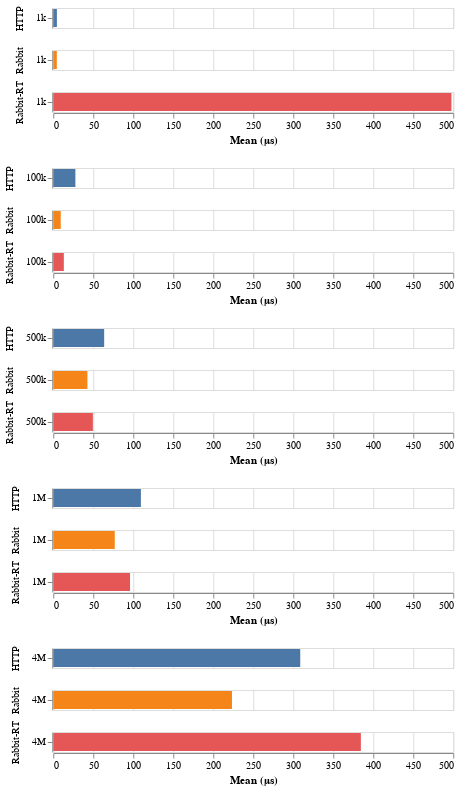

Here is the notebook cell this chart was saved with:
### Code cell
def create_chart_for_msg_size(messageSize):
    return base.mark_bar().transform_filter(
        alt.datum.MessageSize == messageSize
    ).encode(
        x=alt.X('Mean:Q', title='Mean (\u03BCs)'),
        y=alt.Y('MessageSize:O', title=None).axis(format='.0s'),
        color=alt.Color('Method:N',title=None, legend=None),
        row=alt.Row('Method:N', title=None),
    )


charts = [create_chart_for_msg_size(messageSize) for messageSize in messageSizes]
alt.vconcat(*charts, center=True).resolve_scale(x='shared').resolve_axis(x='shared', y='shared')

### Figure 1 — Vega-Lite specification as saved in the notebook (floating-point values rounded to 4 significant figures)
{"config": {"view": {"continuousWidth": 300, "continuousHeight": 300}}, "vconcat": [{"mark": {"type": "bar"}, "encoding": {"color": {"field": "Method", "legend": null, "title": null, "type": "nominal"}, "row": {"field": "Method", "title": null, "type": "nominal"}, "x": {"field": "Mean", "title": "Mean (μs)", "type": "quantitative"}, "y": {"axis": {"format": ".0s"}, "field": "MessageSize", "title": null, "type": "ordinal"}}, "transform": [{"calculate": "datum.MessageSize / 1024", "as": "MessageSizeKB"}, {"filter": "(datum.MessageSize === 1024)"}], "width": 400}, {"mark": {"type": "bar"}, "encoding": {"color": {"field": "Method", "legend": null, "title": null, "type": "nominal"}, "row": {"field": "Method", "title": null, "type": "nominal"}, "x": {"field": "Mean", "title": "Mean (μs)", "type": "quantitative"}, "y": {"axis": {"format": ".0s"}, "field": "MessageSize", "title": null, "type": "ordinal"}}, "transform": [{"calculate": "datum.MessageSize / 1024", "as": "MessageSizeKB"}, {"filter": "(datum.MessageSize === 102400)"}], "width": 400}, {"mark": {"type": "bar"}, "encoding": {"color": {"field": "Method", "legend": null, "title": null, "type": "nominal"}, "row": {"field": "Method", "title": null, "type": "nominal"}, "x": {"field": "Mean", "title": "Mean (μs)", "type": "quantitative"}, "y": {"axis": {"format": ".0s"}, "field": "MessageSize", "title": null, "type": "ordinal"}}, "transform": [{"calculate": "datum.MessageSize / 1024", "as": "MessageSizeKB"}, {"filter": "(datum.MessageSize === 524288)"}], "width": 400}, {"mark": {"type": "bar"}, "encoding": {"color": {"field": "Method", "legend": null, "title": null, "type": "nominal"}, "row": {"field": "Method", "title": null, "type": "nominal"}, "x": {"field": "Mean", "title": "Mean (μs)", "type": "quantitative"}, "y": {"axis": {"format": ".0s"}, "field": "MessageSize", "title": null, "type": "ordinal"}}, "transform": [{"calculate": "datum.MessageSize / 1024", "as": "MessageSizeKB"}, {"filter": "(datum.MessageSize === 1048576)"}], "width": 400}, {"mark": {"type": "bar"}, "encoding": {"color": {"field": "Method", "legend": null, "title": null, "type": "nominal"}, "row": {"field": "Method", "title": null, "type": "nominal"}, "x": {"field": "Mean", "title": "Mean (μs)", "type": "quantitative"}, "y": {"axis": {"format": ".0s"}, "field": "MessageSize", "title": null, "type": "ordinal"}}, "transform": [{"calculate": "datum.MessageSize / 1024", "as": "MessageSizeKB"}, {"filter": "(datum.MessageSize === 4194304)"}], "width": 400}], "center": true, "data": {"name": "data-77ae63c47fda52d4c8c3b7655790f85a"}, "resolve": {"axis": {"x": "shared", "y": "shared"}, "scale": {"x": "shared"}}, "$schema": "https://vega.github.io/schema/vega-lite/v5.17.0.json", "datasets": {"data-77ae63c47fda52d4c8c3b7655790f85a": [{"Method": "HTTP", "Job": "DefaultJob", "AnalyzeLaunchVariance": false, "EvaluateOverhead": "Default", "MaxAbsoluteError": "Default", "MaxRelativeError": "Default", "MinInvokeCount": "Default", "MinIterationTime": "Default", "OutlierMode": "Default", "Affinity": 11111111111111111111, "EnvironmentVariables": "Empty", "Jit": "RyuJit", "LargeAddressAware": "Default", "Platform": "X64", "PowerPlanMode": "8c5e7fda-e8bf-4a96-9a85-a6e23a8c635c", "Runtime": ".NET 8.0", "AllowVeryLargeObjects": false, "Concurrent": true, "CpuGroups": false, "Force": true, "HeapAffinitizeMask": "Default", "HeapCount": "Default", "NoAffinitize": false, "RetainVm": false, "Server": false, "Arguments": "Default", "BuildConfiguration": "Default", "Clock": "Default", "EngineFactory": "Default", "NuGetReferences": "Default", "Toolchain": "Default", "IsMutator": "Default", "InvocationCount": "Default", "IterationCount": "Default", "IterationTime": "Default", "LaunchCount": "Default", "MaxIterationCount": "Default", "MaxWarmupIterationCount": "Default", "MemoryRandomization": "Default", "MinIterationCount": "Default", "MinWarmupIterationCount": "Default", "RunStrategy": "Default", "UnrollFactor": 16, "WarmupCount": "Default", "MessageSize": 1024, "Mean": "4.562", "Error": "0.0908", "StdDev": "0.0849", "Min": "4.417", "Max": "4.705", "Median": "4.577", "Ratio": 1.0, "RatioSD": 0.0}, {"Method": "Rabbit", "Job": "DefaultJob", "AnalyzeLaunchVariance": false, "EvaluateOverhead": "Default", "MaxAbsoluteError": "Default", "MaxRelativeError": "Default", "MinInvokeCount": "Default", "MinIterationTime": "Default", "OutlierMode": "Default", "Affinity": 11111111111111111111, "EnvironmentVariables": "Empty", "Jit": "RyuJit", "LargeAddressAware": "Default", "Platform": "X64", "PowerPlanMode": "8c5e7fda-e8bf-4a96-9a85-a6e23a8c635c", "Runtime": ".NET 8.0", "AllowVeryLargeObjects": false, "Concurrent": true, "CpuGroups": false, "Force": true, "HeapAffinitizeMask": "Default", "HeapCount": "Default", "NoAffinitize": false, "RetainVm": false, "Server": false, "Arguments": "Default", "BuildConfiguration": "Default", "Clock": "Default", "EngineFactory": "Default", "NuGetReferences": "Default", "Toolchain": "Default", "IsMutator": "Default", "InvocationCount": "Default", "IterationCount": "Default", "IterationTime": "Default", "LaunchCount": "Default", "MaxIterationCount": "Default", "MaxWarmupIterationCount": "Default", "MemoryRandomization": "Default", "MinIterationCount": "Default", "MinWarmupIterationCount": "Default", "RunStrategy": "Default", "UnrollFactor": 16, "WarmupCount": "Default", "MessageSize": 1024, "Mean": "4.459", "Error": "0.0865", "StdDev": "0.1030", "Min": "4.273", "Max": "4.617", "Median": "4.484", "Ratio": 0.97, "RatioSD": 0.03}, {"Method": "Rabbit-RT", "Job": "DefaultJob", "AnalyzeLaunchVariance": false, "EvaluateOverhead": "Default", "MaxAbsoluteError": "Default", "MaxRelativeError": "Default", "MinInvokeCount": "Default", "MinIterationTime": "Default", "OutlierMode": "Default", "Affinity": 11111111111111111111, "EnvironmentVariables": "Empty", "Jit": "RyuJit", "LargeAddressAware": "Default", "Platform": "X64", "PowerPlanMode": "8c5e7fda-e8bf-4a96-9a85-a6e23a8c635c", "Runtime": ".NET 8.0", "AllowVeryLargeObjects": false, "Concurrent": true, "CpuGroups": false, "Force": true, "HeapAffinitizeMask": "Default", "HeapCount": "Default", "NoAffinitize": false, "RetainVm": false, "Server": false, "Arguments": "Default", "BuildConfiguration": "Default", "Clock": "Default", "EngineFactory": "Default", "NuGetReferences": "Default", "Toolchain": "Default", "IsMutator": "Default", "InvocationCount": "Default", "IterationCount": "Default", "IterationTime": "Default", "LaunchCount": "Default", "MaxIterationCount": "Default", "MaxWarmupIterationCount": "Default", "MemoryRandomization": "Default", "MinIterationCount": "Default", "MinWarmupIterationCount": "Default", "RunStrategy": "Default", "UnrollFactor": 16, "WarmupCount": "Default", "MessageSize": 1024, "Mean": "497.748", "Error": "5.6553", "StdDev": "5.0133", "Min": "480.357", "Max": "499.472", "Median": "499.147", "Ratio": 109.2, "RatioSD": 2.64}, {"Method": "HTTP", "Job": "DefaultJob", "AnalyzeLaunchVariance": false, "EvaluateOverhead": "Default", "MaxAbsoluteError": "Default", "MaxRelativeError": "Default", "MinInvokeCount": "Default", "MinIterationTime": "Default", "OutlierMode": "Default", "Affinity": 11111111111111111111, "EnvironmentVariables": "Empty", "Jit": "RyuJit", "LargeAddressAware": "Default", "Platform": "X64", "PowerPlanMode": "8c5e7fda-e8bf-4a96-9a85-a6e23a8c635c", "Runtime": ".NET 8.0", "AllowVeryLargeObjects": false, "Concurrent": true, "CpuGroups": false, "Force": true, "HeapAffinitizeMask": "Default", "HeapCount": "Default", "NoAffinitize": false, "RetainVm": false, "Server": false, "Arguments": "Default", "BuildConfiguration": "Default", "Clock": "Default", "EngineFactory": "Default", "NuGetReferences": "Default", "Toolchain": "Default", "IsMutator": "Default", "InvocationCount": "Default", "IterationCount": "Default", "IterationTime": "Default", "LaunchCount": "Default", "MaxIterationCount": "Default", "MaxWarmupIterationCount": "Default", "MemoryRandomization": "Default", "MinIterationCount": "Default", "MinWarmupIterationCount": "Default", "RunStrategy": "Default", "UnrollFactor": 16, "WarmupCount": "Default", "MessageSize": 102400, "Mean": "27.692", "Error": "1.9728", "StdDev": "5.8168", "Min": "16.060", "Max": "40.116", "Median": "27.871", "Ratio": 1.0, "RatioSD": 0.0}, {"Method": "Rabbit", "Job": "DefaultJob", "AnalyzeLaunchVariance": false, "EvaluateOverhead": "Default", "MaxAbsoluteError": "Default", "MaxRelativeError": "Default", "MinInvokeCount": "Default", "MinIterationTime": "Default", "OutlierMode": "Default", "Affinity": 11111111111111111111, "EnvironmentVariables": "Empty", "Jit": "RyuJit", "LargeAddressAware": "Default", "Platform": "X64", "PowerPlanMode": "8c5e7fda-e8bf-4a96-9a85-a6e23a8c635c", "Runtime": ".NET 8.0", "AllowVeryLargeObjects": false, "Concurrent": true, "CpuGroups": false, "Force": true, "HeapAffinitizeMask": "Default", "HeapCount": "Default", "NoAffinitize": false, "RetainVm": false, "Server": false, "Arguments": "Default", "BuildConfiguration": "Default", "Clock": "Default", "EngineFactory": "Default", "NuGetReferences": "Default", "Toolchain": "Default", "IsMutator": "Default", "InvocationCount": "Default", "IterationCount": "Default", "IterationTime": "Default", "LaunchCount": "Default", "MaxIterationCount": "Default", "MaxWarmupIterationCount": "Default", "MemoryRandomization": "Default", "MinIterationCount": "Default", "MinWarmupIterationCount": "Default", "RunStrategy": "Default", "UnrollFactor": 16, "WarmupCount": "Default", "MessageSize": 102400, "Mean": "9.341", "Error": "0.3256", "StdDev": "0.9499", "Min": "7.607", "Max": "11.703", "Median": "9.178", "Ratio": 0.35, "RatioSD": 0.1}, {"Method": "Rabbit-RT", "Job": "DefaultJob", "AnalyzeLaunchVariance": false, "EvaluateOverhead": "Default", "MaxAbsoluteError": "Default", "MaxRelativeError": "Default", "MinInvokeCount": "Default", "MinIterationTime": "Default", "OutlierMode": "Default", "Affinity": 11111111111111111111, "EnvironmentVariables": "Empty", "Jit": "RyuJit", "LargeAddressAware": "Default", "Platform": "X64", "PowerPlanMode": "8c5e7fda-e8bf-4a96-9a85-a6e23a8c635c", "Runtime": ".NET 8.0", "AllowVeryLargeObjects": false, "Concurrent": true, "CpuGroups": false, "Force": true, "HeapAffinitizeMask": "Default", "HeapCount": "Default", "NoAffinitize": false, "RetainVm": false, "Server": false, "Arguments": "Default", "BuildConfiguration": "Default", "Clock": "Default", "EngineFactory": "Default", "NuGetReferences": "Default", "Toolchain": "Default", "IsMutator": "Default", "InvocationCount": "Default", "IterationCount": "Default", "IterationTime": "Default", "LaunchCount": "Default", "MaxIterationCount": "Default", "MaxWarmupIterationCount": "Default", "MemoryRandomization": "Default", "MinIterationCount": "Default", "MinWarmupIterationCount": "Default", "RunStrategy": "Default", "UnrollFactor": 16, "WarmupCount": "Default", "MessageSize": 102400, "Mean": "13.222", "Error": "0.2617", "StdDev": "0.5800", "Min": "12.058", "Max": "14.683", "Median": "13.177", "Ratio": 0.51, "RatioSD": 0.11}, {"Method": "HTTP", "Job": "DefaultJob", "AnalyzeLaunchVariance": false, "EvaluateOverhead": "Default", "MaxAbsoluteError": "Default", "MaxRelativeError": "Default", "MinInvokeCount": "Default", "MinIterationTime": "Default", "OutlierMode": "Default", "Affinity": 11111111111111111111, "EnvironmentVariables": "Empty", "Jit": "RyuJit", "LargeAddressAware": "Default", "Platform": "X64", "PowerPlanMode": "8c5e7fda-e8bf-4a96-9a85-a6e23a8c635c", "Runtime": ".NET 8.0", "AllowVeryLargeObjects": false, "Concurrent": true, "CpuGroups": false, "Force": true, "HeapAffinitizeMask": "Default", "HeapCount": "Default", "NoAffinitize": false, "RetainVm": false, "Server": false, "Arguments": "Default", "BuildConfiguration": "Default", "Clock": "Default", "EngineFactory": "Default", "NuGetReferences": "Default", "Toolchain": "Default", "IsMutator": "Default", "InvocationCount": "Default", "IterationCount": "Default", "IterationTime": "Default", "LaunchCount": "Default", "MaxIterationCount": "Default", "MaxWarmupIterationCount": "Default", "MemoryRandomization": "Default", "MinIterationCount": "Default", "MinWarmupIterationCount": "Default", "RunStrategy": "Default", "UnrollFactor": 16, "WarmupCount": "Default", "MessageSize": 524288, "Mean": "63.652", "Error": "2.7262", "StdDev": "7.8657", "Min": "47.678", "Max": "82.814", "Median": "63.766", "Ratio": 1.0, "RatioSD": 0.0}, {"Method": "Rabbit", "Job": "DefaultJob", "AnalyzeLaunchVariance": false, "EvaluateOverhead": "Default", "MaxAbsoluteError": "Default", "MaxRelativeError": "Default", "MinInvokeCount": "Default", "MinIterationTime": "Default", "OutlierMode": "Default", "Affinity": 11111111111111111111, "EnvironmentVariables": "Empty", "Jit": "RyuJit", "LargeAddressAware": "Default", "Platform": "X64", "PowerPlanMode": "8c5e7fda-e8bf-4a96-9a85-a6e23a8c635c", "Runtime": ".NET 8.0", "AllowVeryLargeObjects": false, "Concurrent": true, "CpuGroups": false, "Force": true, "HeapAffinitizeMask": "Default", "HeapCount": "Default", "NoAffinitize": false, "RetainVm": false, "Server": false, "Arguments": "Default", "BuildConfiguration": "Default", "Clock": "Default", "EngineFactory": "Default", "NuGetReferences": "Default", "Toolchain": "Default", "IsMutator": "Default", "InvocationCount": "Default", "IterationCount": "Default", "IterationTime": "Default", "LaunchCount": "Default", "MaxIterationCount": "Default", "MaxWarmupIterationCount": "Default", "MemoryRandomization": "Default", "MinIterationCount": "Default", "MinWarmupIterationCount": "Default", "RunStrategy": "Default", "UnrollFactor": 16, "WarmupCount": "Default", "MessageSize": 524288, "Mean": "42.717", "Error": "2.2626", "StdDev": "6.6713", "Min": "29.521", "Max": "58.846", "Median": "42.714", "Ratio": 0.68, "RatioSD": 0.13}, {"Method": "Rabbit-RT", "Job": "DefaultJob", "AnalyzeLaunchVariance": false, "EvaluateOverhead": "Default", "MaxAbsoluteError": "Default", "MaxRelativeError": "Default", "MinInvokeCount": "Default", "MinIterationTime": "Default", "OutlierMode": "Default", "Affinity": 11111111111111111111, "EnvironmentVariables": "Empty", "Jit": "RyuJit", "LargeAddressAware": "Default", "Platform": "X64", "PowerPlanMode": "8c5e7fda-e8bf-4a96-9a85-a6e23a8c635c", "Runtime": ".NET 8.0", "AllowVeryLargeObjects": false, "Concurrent": true, "CpuGroups": false, "Force": true, "HeapAffinitizeMask": "Default", "HeapCount": "Default", "NoAffinitize": false, "RetainVm": false, "Server": false, "Arguments": "Default", "BuildConfiguration": "Default", "Clock": "Default", "EngineFactory": "Default", "NuGetReferences": "Default", "Toolchain": "Default", "IsMutator": "Default", "InvocationCount": "Default", "IterationCount": "Default", "IterationTime": "Default", "LaunchCount": "Default", "MaxIterationCount": "Default", "MaxWarmupIterationCount": "Default", "MemoryRandomization": "Default", "MinIterationCount": "Default", "MinWarmupIterationCount": "Default", "RunStrategy": "Default", "UnrollFactor": 16, "WarmupCount": "Default", "MessageSize": 524288, "Mean": "49.532", "Error": "0.9608", "StdDev": "1.3469", "Min": "46.138", "Max": "51.998", "Median": "49.858", "Ratio": 0.82, "RatioSD": 0.1}, {"Method": "HTTP", "Job": "DefaultJob", "AnalyzeLaunchVariance": false, "EvaluateOverhead": "Default", "MaxAbsoluteError": "Default", "MaxRelativeError": "Default", "MinInvokeCount": "Default", "MinIterationTime": "Default", "OutlierMode": "Default", "Affinity": 11111111111111111111, "EnvironmentVariables": "Empty", "Jit": "RyuJit", "LargeAddressAware": "Default", "Platform": "X64", "PowerPlanMode": "8c5e7fda-e8bf-4a96-9a85-a6e23a8c635c", "Runtime": ".NET 8.0", "AllowVeryLargeObjects": false, "Concurrent": true, "CpuGroups": false, "Force": true, "HeapAffinitizeMask": "Default", "HeapCount": "Default", "NoAffinitize": false, "RetainVm": false, "Server": false, "Arguments": "Default", "BuildConfiguration": "Default", "Clock": "Default", "EngineFactory": "Default", "NuGetReferences": "Default", "Toolchain": "Default", "IsMutator": "Default", "InvocationCount": "Default", "IterationCount": "Default", "IterationTime": "Default", "LaunchCount": "Default", "MaxIterationCount": "Default", "MaxWarmupIterationCount": "Default", "MemoryRandomization": "Default", "MinIterationCount": "Default", "MinWarmupIterationCount": "Default", "RunStrategy": "Default", "UnrollFactor": 16, "WarmupCount": "Default", "MessageSize": 1048576, "Mean": "109.564", "Error": "4.2685", "StdDev": "12.4513", "Min": "86.581", "Max": "145.882", "Median": "106.839", "Ratio": 1.0, "RatioSD": 0.0}, {"Method": "Rabbit", "Job": "DefaultJob", "AnalyzeLaunchVariance": false, "EvaluateOverhead": "Default", "MaxAbsoluteError": "Default", "MaxRelativeError": "Default", "MinInvokeCount": "Default", "MinIterationTime": "Default", "OutlierMode": "Default", "Affinity": 11111111111111111111, "EnvironmentVariables": "Empty", "Jit": "RyuJit", "LargeAddressAware": "Default", "Platform": "X64", "PowerPlanMode": "8c5e7fda-e8bf-4a96-9a85-a6e23a8c635c", "Runtime": ".NET 8.0", "AllowVeryLargeObjects": false, "Concurrent": true, "CpuGroups": false, "Force": true, "HeapAffinitizeMask": "Default", "HeapCount": "Default", "NoAffinitize": false, "RetainVm": false, "Server": false, "Arguments": "Default", "BuildConfiguration": "Default", "Clock": "Default", "EngineFactory": "Default", "NuGetReferences": "Default", "Toolchain": "Default", "IsMutator": "Default", "InvocationCount": "Default", "IterationCount": "Default", "IterationTime": "Default", "LaunchCount": "Default", "MaxIterationCount": "Default", "MaxWarmupIterationCount": "Default", "MemoryRandomization": "Default", "MinIterationCount": "Default", "MinWarmupIterationCount": "Default", "RunStrategy": "Default", "UnrollFactor": 16, "WarmupCount": "Default", "MessageSize": 1048576, "Mean": "76.891", "Error": "3.5623", "StdDev": "10.5034", "Min": "44.987", "Max": "101.431", "Median": "76.504", "Ratio": 0.71, "RatioSD": 0.13}, {"Method": "Rabbit-RT", "Job": "DefaultJob", "AnalyzeLaunchVariance": false, "EvaluateOverhead": "Default", "MaxAbsoluteError": "Default", "MaxRelativeError": "Default", "MinInvokeCount": "Default", "MinIterationTime": "Default", "OutlierMode": "Default", "Affinity": 11111111111111111111, "EnvironmentVariables": "Empty", "Jit": "RyuJit", "LargeAddressAware": "Default", "Platform": "X64", "PowerPlanMode": "8c5e7fda-e8bf-4a96-9a85-a6e23a8c635c", "Runtime": ".NET 8.0", "AllowVeryLargeObjects": false, "Concurrent": true, "CpuGroups": false, "Force": true, "HeapAffinitizeMask": "Default", "HeapCount": "Default", "NoAffinitize": false, "RetainVm": false, "Server": false, "Arguments": "Default", "BuildConfiguration": "Default", "Clock": "Default", "EngineFactory": "Default", "NuGetReferences": "Default", "Toolchain": "Default", "IsMutator": "Default", "InvocationCount": "Default", "IterationCount": "Default", "IterationTime": "Default", "LaunchCount": "Default", "MaxIterationCount": "Default", "MaxWarmupIterationCount": "Default", "MemoryRandomization": "Default", "MinIterationCount": "Default", "MinWarmupIterationCount": "Default", "RunStrategy": "Default", "UnrollFactor": 16, "WarmupCount": "Default", "MessageSize": 1048576, "Mean": "95.996", "Error": "1.8979", "StdDev": "2.5336", "Min": "92.416", "Max": "101.366", "Median": "95.249", "Ratio": 0.9, "RatioSD": 0.1}, {"Method": "HTTP", "Job": "DefaultJob", "AnalyzeLaunchVariance": false, "EvaluateOverhead": "Default", "MaxAbsoluteError": "Default", "MaxRelativeError": "Default", "MinInvokeCount": "Default", "MinIterationTime": "Default", "OutlierMode": "Default", "Affinity": 11111111111111111111, "EnvironmentVariables": "Empty", "Jit": "RyuJit", "LargeAddressAware": "Default", "Platform": "X64", "PowerPlanMode": "8c5e7fda-e8bf-4a96-9a85-a6e23a8c635c", "Runtime": ".NET 8.0", "AllowVeryLargeObjects": false, "Concurrent": true, "CpuGroups": false, "Force": true, "HeapAffinitizeMask": "Default", "HeapCount": "Default", "NoAffinitize": false, "RetainVm": false, "Server": false, "Arguments": "Default", "BuildConfiguration": "Default", "Clock": "Default", "EngineFactory": "Default", "NuGetReferences": "Default", "Toolchain": "Default", "IsMutator": "Default", "InvocationCount": "Default", "IterationCount": "Default", "IterationTime": "Default", "LaunchCount": "Default", "MaxIterationCount": "Default", "MaxWarmupIterationCount": "Default", "MemoryRandomization": "Default", "MinIterationCount": "Default", "MinWarmupIterationCount": "Default", "RunStrategy": "Default", "UnrollFactor": 16, "WarmupCount": "Default", "MessageSize": 4194304, "Mean": "308.745", "Error": "8.1529", "StdDev": "24.0389", "Min": "261.737", "Max": "369.746", "Median": "306.484", "Ratio": 1.0, "RatioSD": 0.0}, {"Method": "Rabbit", "Job": "DefaultJob", "AnalyzeLaunchVariance": false, "EvaluateOverhead": "Default", "MaxAbsoluteError": "Default", "MaxRelativeError": "Default", "MinInvokeCount": "Default", "MinIterationTime": "Default", "OutlierMode": "Default", "Affinity": 11111111111111111111, "EnvironmentVariables": "Empty", "Jit": "RyuJit", "LargeAddressAware": "Default", "Platform": "X64", "PowerPlanMode": "8c5e7fda-e8bf-4a96-9a85-a6e23a8c635c", "Runtime": ".NET 8.0", "AllowVeryLargeObjects": false, "Concurrent": true, "CpuGroups": false, "Force": true, "HeapAffinitizeMask": "Default", "HeapCount": "Default", "NoAffinitize": false, "RetainVm": false, "Server": false, "Arguments": "Default", "BuildConfiguration": "Default", "Clock": "Default", "EngineFactory": "Default", "NuGetReferences": "Default", "Toolchain": "Default", "IsMutator": "Default", "InvocationCount": "Default", "IterationCount": "Default", "IterationTime": "Default", "LaunchCount": "Default", "MaxIterationCount": "Default", "MaxWarmupIterationCount": "Default", "MemoryRandomization": "Default", "MinIterationCount": "Default", "MinWarmupIterationCount": "Default", "RunStrategy": "Default", "UnrollFactor": 16, "WarmupCount": "Default", "MessageSize": 4194304, "Mean": "223.394", "Error": "8.7457", "StdDev": "25.5118", "Min": "174.962", "Max": "288.236", "Median": "219.136", "Ratio": 0.73, "RatioSD": 0.1}, {"Method": "Rabbit-RT", "Job": "DefaultJob", "AnalyzeLaunchVariance": false, "EvaluateOverhead": "Default", "MaxAbsoluteError": "Default", "MaxRelativeError": "Default", "MinInvokeCount": "Default", "MinIterationTime": "Default", "OutlierMode": "Default", "Affinity": 11111111111111111111, "EnvironmentVariables": "Empty", "Jit": "RyuJit", "LargeAddressAware": "Default", "Platform": "X64", "PowerPlanMode": "8c5e7fda-e8bf-4a96-9a85-a6e23a8c635c", "Runtime": ".NET 8.0", "AllowVeryLargeObjects": false, "Concurrent": true, "CpuGroups": false, "Force": true, "HeapAffinitizeMask": "Default", "HeapCount": "Default", "NoAffinitize": false, "RetainVm": false, "Server": false, "Arguments": "Default", "BuildConfiguration": "Default", "Clock": "Default", "EngineFactory": "Default", "NuGetReferences": "Default", "Toolchain": "Default", "IsMutator": "Default", "InvocationCount": "Default", "IterationCount": "Default", "IterationTime": "Default", "LaunchCount": "Default", "MaxIterationCount": "Default", "MaxWarmupIterationCount": "Default", "MemoryRandomization": "Default", "MinIterationCount": "Default", "MinWarmupIterationCount": "Default", "RunStrategy": "Default", "UnrollFactor": 16, "WarmupCount": "Default", "MessageSize": 4194304, "Mean": "384.524", "Error": "8.8646", "StdDev": "25.0027", "Min": "341.822", "Max": "462.462", "Median": "380.307", "Ratio": 1.25, "RatioSD": 0.12}]}}
